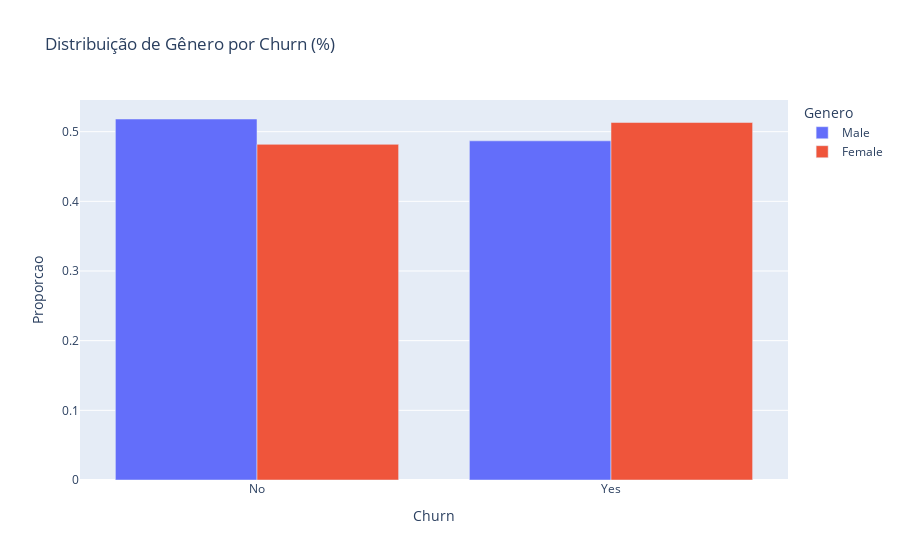

Write notebook code for a chart like this one.
### Markdown cell above
# 4) Realize a etapa da análise bivariada:
A) Questione pelo menos 5 informações e traga as respostas utilizando visuais gráficos e insights.


B) Quais variáveis você acredita serem as mais importantes para esse projetos relacionadas a variável Churn?

### Code cell
#Seu código aqui
#Aqui vou fazer algumas comparações e ver quais delas mais impactam no Churn 

churn_genero = df.groupby('Churn')['Genero'].value_counts(normalize=True).rename('Proporcao').reset_index()

fig = px.bar(churn_genero, x='Churn', y='Proporcao', color='Genero',
             barmode='group', title='Distribuição de Gênero por Churn (%)')
fig.show()

### Figure 1 — Plotly figure (JSON) as saved in the notebook; plotly's stock layout.template omitted (floating-point values rounded to 4 significant figures)
{"data": [{"alignmentgroup": "True", "hovertemplate": "Genero=Male<br>Churn=%{x}<br>Proporcao=%{y}<extra></extra>", "legendgroup": "Male", "marker": {"color": "#636efa", "pattern": {"shape": ""}}, "name": "Male", "offsetgroup": "Male", "orientation": "v", "showlegend": true, "textposition": "auto", "type": "bar", "x": ["No", "Yes"], "xaxis": "x", "y": [0.5182, 0.4869], "yaxis": "y"}, {"alignmentgroup": "True", "hovertemplate": "Genero=Female<br>Churn=%{x}<br>Proporcao=%{y}<extra></extra>", "legendgroup": "Female", "marker": {"color": "#EF553B", "pattern": {"shape": ""}}, "name": "Female", "offsetgroup": "Female", "orientation": "v", "showlegend": true, "textposition": "auto", "type": "bar", "x": ["No", "Yes"], "xaxis": "x", "y": [0.4818, 0.5131], "yaxis": "y"}], "layout": {"barmode": "group", "legend": {"title": {"text": "Genero"}, "tracegroupgap": 0}, "title": {"text": "Distribuição de Gênero por Churn (%)"}, "xaxis": {"anchor": "y", "domain": [0, 1], "title": {"text": "Churn"}}, "yaxis": {"anchor": "x", "domain": [0, 1], "title": {"text": "Proporcao"}}}}
